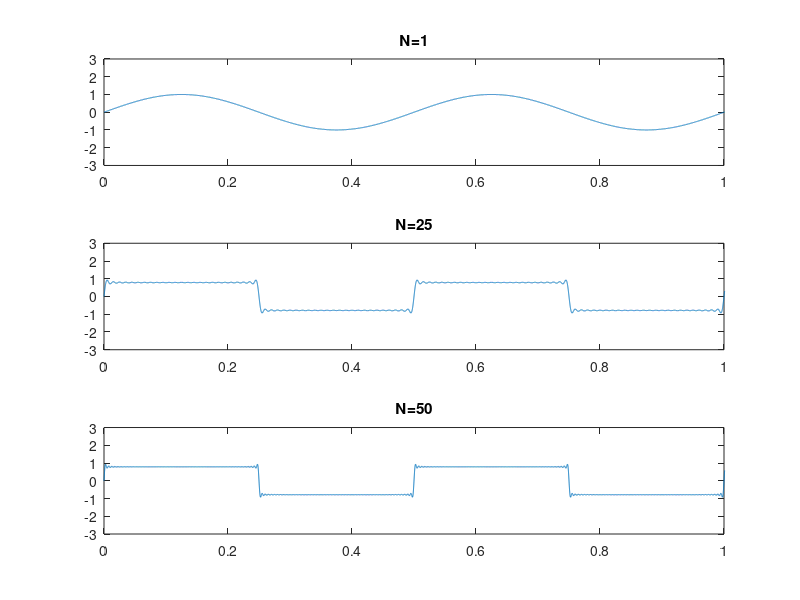

MATLAB code to generate this figure:
clear all;
clc;

Fs = 16000;
T = 1/2; % 周期
f = 1/T; % 周波数

t = [0:4*(Fs-1)] /Fs;

y = 0;
for k=1
    y = y + (1/(2*k-1)) * sin(2*pi*f*(2*k-1)*t);
end
subplot(3,1,1);
plot(t,y);
axis([0 2/f -3 3]);
title('N=1');

y = 0;
for k=1:25
    y = y + (1/(2*k-1)) * sin(2*pi*f*(2*k-1)*t);
end
subplot(3,1,2);
plot(t,y);
axis([0 2/f -3 3]);
title('N=25');

y = 0;
for k=1:50
    y = y + (1/(2*k-1)) * sin(2*pi*f*(2*k-1)*t);
end
subplot(3,1,3);
plot(t,y);
axis([0 2/f -3 3]);
title('N=50');